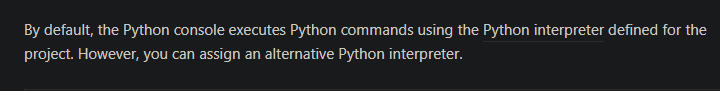
#> input picture test1.png, 720 x 91 px, given in place of a.png, which was not available
$ python main.py
#> lines starting #> are read from the running program, lines starting #| are printed output that depends on the picture; pictures that were not available may be replaced by others from this repository, and a replacement may not be noted
### letters_import.py
# import numpy as np
import cv2
# import os

letters = []
Arial_Letters = []
Arial_Letters_italic = []
Arial_Letters_bold = []
Times_NR_Letters = []
Times_NR_Letters_italic = []
Times_NR_Letters_bold = []
Courier_N_Letters = []
Courier_N_Letters_italic = []
Courier_N_Letters_bold = []
Comic_S_Letters = []
Comic_S_Letters_italic = []
Comic_S_Letters_bold = []
Calibri_Letters = []
Calibri_Letters_italic = []
Calibri_Letters_bold = []
Alef_Letters = []
Alef_Letters_italic = []
Alef_Letters_bold = []
Deja_Vu_Sans_Letters = []
Deja_Vu_Sans_Letters_italic = []
Deja_Vu_Sans_Letters_bold = []
Georgia_Letters = []
Georgia_Letters_italic = []
Georgia_Letters_bold = []
Impact_Letters = []
Impact_Letters_italic = []
Impact_Letters_bold = []
Ink_Free_Letters = []
Ink_Free_Letters_italic = []
Ink_Free_Letters_bold = []

letters = ['a', 'b', 'c', 'd', 'e', 'f', 'g', 'h', 'i', 'j', 'k', 'l', 'm', 'n', 'o', 'p', 'q', 'r', 's', 't', 'u',
           'v', 'w', 'x', 'y', 'z']


def import_letters_of_alphabet(folder_name):
    list_name = []
    for letter in letters:
        l_f = cv2.imread(filename=folder_name + '/' + letter + '.png', flags=cv2.IMREAD_GRAYSCALE)
        list_name.append(l_f)

    return list_name


Alef_Letters = import_letters_of_alphabet("alphabet_alef")
#> in import_letters_of_alphabet, `l_f = cv2.imread(filename=folder_name + '/' + letter + '.png', flags=c..`:
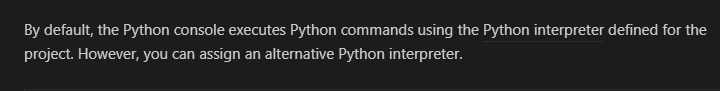
#> l_f: shape (91, 720); min 28, max 202, mean 38.3
#> pass 2 of the loop in import_letters_of_alphabet, `for letter in letters:`:
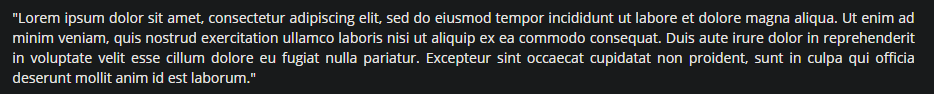
#> input picture test2.png, 934 x 94 px, given in place of b.png, which was not available
#> in import_letters_of_alphabet, `l_f = cv2.imread(filename=folder_name + '/' + letter + '.png', flags=c..`:
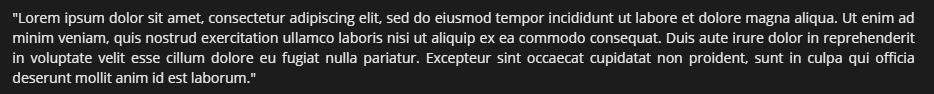
#> l_f: shape (94, 934); min 28, max 230, mean 50.9
Alef_Letters_italic = import_letters_of_alphabet("alphabet_alef_italic")
#> pass 2 of the loop in import_letters_of_alphabet, `for letter in letters:`:
#> Alef_Letters_italic = 26 items
Alef_Letters_bold = import_letters_of_alphabet("alphabet_alef_bold")
#> pass 2 of the loop in import_letters_of_alphabet, `for letter in letters:`:
#> Alef_Letters_bold = 26 items

Arial_Letters = import_letters_of_alphabet("alphabet_arial")
#> pass 2 of the loop in import_letters_of_alphabet, `for letter in letters:`:
#> Arial_Letters = 26 items
#> pass 2 of the loop in import_letters_of_alphabet, `for letter in letters:`:
Arial_Letters_italic = import_letters_of_alphabet("alphabet_arial_italic")
#> Arial_Letters_italic = 26 items
#> pass 2 of the loop in import_letters_of_alphabet, `for letter in letters:`:
Arial_Letters_bold = import_letters_of_alphabet("alphabet_arial_bold")
#> Arial_Letters_bold = 26 items
#> pass 2 of the loop in import_letters_of_alphabet, `for letter in letters:`:

Times_NR_Letters = import_letters_of_alphabet("alphabet_times_new_roman")
#> Times_NR_Letters = 26 items
#> pass 2 of the loop in import_letters_of_alphabet, `for letter in letters:`:
Times_NR_Letters_italic = import_letters_of_alphabet("alphabet_times_new_roman_italic")
#> Times_NR_Letters_italic = 26 items
#> pass 2 of the loop in import_letters_of_alphabet, `for letter in letters:`:
Times_NR_Letters_bold = import_letters_of_alphabet("alphabet_times_new_roman_bold")
#> Times_NR_Letters_bold = 26 items
#> pass 2 of the loop in import_letters_of_alphabet, `for letter in letters:`:

Calibri_Letters = import_letters_of_alphabet("alphabet_calibri")
#> Calibri_Letters = 26 items
#> pass 2 of the loop in import_letters_of_alphabet, `for letter in letters:`:
Calibri_Letters_italic = import_letters_of_alphabet("alphabet_calibri_italic")
#> Calibri_Letters_italic = 26 items
#> pass 2 of the loop in import_letters_of_alphabet, `for letter in letters:`:
Calibri_Letters_bold = import_letters_of_alphabet("alphabet_calibri_bold")
#> Calibri_Letters_bold = 26 items
#> pass 2 of the loop in import_letters_of_alphabet, `for letter in letters:`:

Comic_S_Letters = import_letters_of_alphabet("alphabet_comic_sans")
#> Comic_S_Letters = 26 items
#> pass 2 of the loop in import_letters_of_alphabet, `for letter in letters:`:
Comic_S_Letters_italic = import_letters_of_alphabet("alphabet_comic_sans_italic")
#> Comic_S_Letters_italic = 26 items
#> pass 2 of the loop in import_letters_of_alphabet, `for letter in letters:`:
Comic_S_Letters_bold = import_letters_of_alphabet("alphabet_comic_sans_bold")
#> Comic_S_Letters_bold = 26 items
#> pass 2 of the loop in import_letters_of_alphabet, `for letter in letters:`:

Courier_N_Letters = import_letters_of_alphabet("alphabet_courier_new")
#> Courier_N_Letters = 26 items
#> pass 2 of the loop in import_letters_of_alphabet, `for letter in letters:`:
Courier_N_Letters_italic = import_letters_of_alphabet("alphabet_courier_new_italic")
#> Courier_N_Letters_italic = 26 items
#> pass 2 of the loop in import_letters_of_alphabet, `for letter in letters:`:
Courier_N_Letters_bold = import_letters_of_alphabet("alphabet_courier_new_bold")
#> Courier_N_Letters_bold = 26 items
#> pass 2 of the loop in import_letters_of_alphabet, `for letter in letters:`:

Deja_Vu_Sans_Letters = import_letters_of_alphabet("alphabet_deja_vu_sans")
#> Deja_Vu_Sans_Letters = 26 items
#> pass 2 of the loop in import_letters_of_alphabet, `for letter in letters:`:
Deja_Vu_Sans_Letters_italic = import_letters_of_alphabet("alphabet_deja_vu_sans_italic")
#> Deja_Vu_Sans_Letters_italic = 26 items
#> pass 2 of the loop in import_letters_of_alphabet, `for letter in letters:`:
Deja_Vu_Sans_Letters_bold = import_letters_of_alphabet("alphabet_deja_vu_sans_bold")
#> Deja_Vu_Sans_Letters_bold = 26 items
#> pass 2 of the loop in import_letters_of_alphabet, `for letter in letters:`:

Georgia_Letters = import_letters_of_alphabet("alphabet_georgia")
#> Georgia_Letters = 26 items
#> pass 2 of the loop in import_letters_of_alphabet, `for letter in letters:`:
Georgia_Letters_italic = import_letters_of_alphabet("alphabet_georgia_italic")
#> Georgia_Letters_italic = 26 items
#> pass 2 of the loop in import_letters_of_alphabet, `for letter in letters:`:
Georgia_Letters_bold = import_letters_of_alphabet("alphabet_georgia_bold")
#> Georgia_Letters_bold = 26 items
#> pass 2 of the loop in import_letters_of_alphabet, `for letter in letters:`:

Impact_Letters = import_letters_of_alphabet("alphabet_impact")
#> Impact_Letters = 26 items
#> pass 2 of the loop in import_letters_of_alphabet, `for letter in letters:`:
Impact_Letters_italic = import_letters_of_alphabet("alphabet_impact_italic")
#> Impact_Letters_italic = 26 items
#> pass 2 of the loop in import_letters_of_alphabet, `for letter in letters:`:
Impact_Letters_bold = import_letters_of_alphabet("alphabet_impact_bold")
#> Impact_Letters_bold = 26 items
#> pass 2 of the loop in import_letters_of_alphabet, `for letter in letters:`:

Ink_Free_Letters = import_letters_of_alphabet("alphabet_ink_free")
#> Ink_Free_Letters = 26 items
#> pass 2 of the loop in import_letters_of_alphabet, `for letter in letters:`:
Ink_Free_Letters_italic = import_letters_of_alphabet("alphabet_ink_free_italic")
#> Ink_Free_Letters_italic = 26 items
#> pass 2 of the loop in import_letters_of_alphabet, `for letter in letters:`:
Ink_Free_Letters_bold = import_letters_of_alphabet("alphabet_ink_free_bold")
#> Ink_Free_Letters_bold = 26 items

### main.py
import numpy as np
import cv2
from PIL import Image
import os
# import glob
import letters_import
# import operator
# import time


def create_dirs_and_clear_folders():
    try: os.mkdir('found')
    except FileExistsError:
        for root, dirs, files in os.walk('found'):
            for f in files: os.unlink(os.path.join(root, f))
    try: os.mkdir('found_v2')
    except FileExistsError:
        for root, dirs, files in os.walk('found_v2'):
            for f in files: os.unlink(os.path.join(root, f))
    try: os.mkdir('found_pad')
    except FileExistsError:
        for root, dirs, files in os.walk('found_pad'):
            for f in files: os.unlink(os.path.join(root, f))
    try: os.mkdir('found_pad_v2')
    except FileExistsError:
        for root, dirs, files in os.walk('found_pad_v2'):
            for f in files: os.unlink(os.path.join(root, f))
    try: os.mkdir('kaze')
    except FileExistsError:
        for root, dirs, files in os.walk('kaze'):
            for f in files: os.unlink(os.path.join(root, f))
    try: os.mkdir('brisk')
    except FileExistsError:
        for root, dirs, files in os.walk('brisk'):
            for f in files: os.unlink(os.path.join(root, f))
    try: os.mkdir('segmentation')
    except FileExistsError:
        for root, dirs, files in os.walk('segmentation'):
            for f in files: os.unlink(os.path.join(root, f))
    try: os.mkdir('croped')
    except FileExistsError:
        for root, dirs, files in os.walk('croped'):
            for f in files: os.unlink(os.path.join(root, f))


create_dirs_and_clear_folders()
# flags and changeable elements
flag_i = 0  # italic flag
flag_b = 0  # bold flag
mean_range = 4  # best possible choosed
flag_geometric_mean = 1
flag_mean = 0
flag_minimum = 0
height_pad = 5  # best possible choosed
width_pad = 2  # best possible choosed
threshold = 245  # best possible choosed
# creating vectors for alphabets and importing from "import_letters.py"
Alphabets = [letters_import.Arial_Letters, letters_import.Times_NR_Letters, letters_import.Courier_N_Letters,
             letters_import.Calibri_Letters, letters_import.Comic_S_Letters, letters_import.Alef_Letters]
if flag_i == 1:
    Alphabets.append(letters_import.Arial_Letters_italic)
    Alphabets.append(letters_import.Times_NR_Letters_italic)
    Alphabets.append(letters_import.Courier_N_Letters_italic)
    Alphabets.append(letters_import.Calibri_Letters_italic)
    Alphabets.append(letters_import.Comic_S_Letters_italic)
    Alphabets.append(letters_import.Alef_Letters_italic)
if flag_b == 1:
    Alphabets.append(letters_import.Arial_Letters_bold)
    Alphabets.append(letters_import.Times_NR_Letters_bold)
    Alphabets.append(letters_import.Courier_N_Letters_bold)
    Alphabets.append(letters_import.Calibri_Letters_bold)
    Alphabets.append(letters_import.Comic_S_Letters_bold)
    Alphabets.append(letters_import.Alef_Letters_bold)
Alphabet_Letters = letters_import.letters
alphabets_names = ["Arial_Letters", "Times_NR_Letters", "Courier_N_Letters", "Calibri_Letters", "Comic_S_Letters",
                   "Alef_Letters"]
if flag_i == 1:
    alphabets_names.append("Arial_Letters_italic")
    alphabets_names.append("Times_NR_Letters_italic")
    alphabets_names.append("Courier_N_Letters_italic")
    alphabets_names.append("Calibri_Letters_italic")
    alphabets_names.append("Comic_S_Letters_italic")
    alphabets_names.append("Alef_Letters_italic")
if flag_b == 1:
    alphabets_names.append("Arial_Letters_bold")
    alphabets_names.append("Times_NR_Letters_bold")
    alphabets_names.append("Courier_N_Letters_bold")
    alphabets_names.append("Calibri_Letters_bold")
    alphabets_names.append("Comic_S_Letters_bold")
    alphabets_names.append("Alef_Letters_bold")
Alphabets_pad = []
Arial_Letters_no_pad = []
Times_NR_Letters_no_pad = []
Courier_N_Letters_no_pad = []
Comic_S_Letters_no_pad = []
Calibri_Letters_no_pad = []
Alef_Letters_no_pad = []
Alphabets_pad = [Arial_Letters_no_pad, Times_NR_Letters_no_pad, Courier_N_Letters_no_pad, Comic_S_Letters_no_pad,
                 Calibri_Letters_no_pad, Alef_Letters_no_pad]
if flag_i == 1:
    Arial_Letters_italic_no_pad = []
    Alphabets_pad.append(Arial_Letters_italic_no_pad)
    Times_NR_Letters_italic_no_pad = []
    Alphabets_pad.append(Times_NR_Letters_italic_no_pad)
    Courier_N_Letters_italic_no_pad = []
    Alphabets_pad.append(Courier_N_Letters_italic_no_pad)
    Comic_S_Letters_italic_no_pad = []
    Alphabets_pad.append(Comic_S_Letters_italic_no_pad)
    Calibri_Letters_italic_no_pad = []
    Alphabets_pad.append(Calibri_Letters_italic_no_pad)
    Alef_Letters_italic_no_pad = []
    Alphabets_pad.append(Alef_Letters_italic_no_pad)
if flag_b == 1:
    Arial_Letters_bold_no_pad = []
    Alphabets_pad.append(Arial_Letters_bold_no_pad)
    Times_NR_Letters_bold_no_pad = []
    Alphabets_pad.append(Times_NR_Letters_bold_no_pad)
    Courier_N_Letters_bold_no_pad = []
    Alphabets_pad.append(Courier_N_Letters_bold_no_pad)
    Comic_S_Letters_bold_no_pad = []
    Alphabets_pad.append(Comic_S_Letters_bold_no_pad)
    Calibri_Letters_bold_no_pad = []
    Alphabets_pad.append(Calibri_Letters_bold_no_pad)
    Alef_Letters_bold_no_pad = []
    Alphabets_pad.append(Alef_Letters_bold_no_pad)
# adding pads to libraries alphabets letters
iterator_empty = 0
for alphabet in Alphabets_pad:
    iterator_full = 0
    for alphabet2 in Alphabets:
        temp = []
        if iterator_empty == iterator_full:
            for letter in alphabet2:
#> (the run stopped early here; a loop or call above may not have finished)
